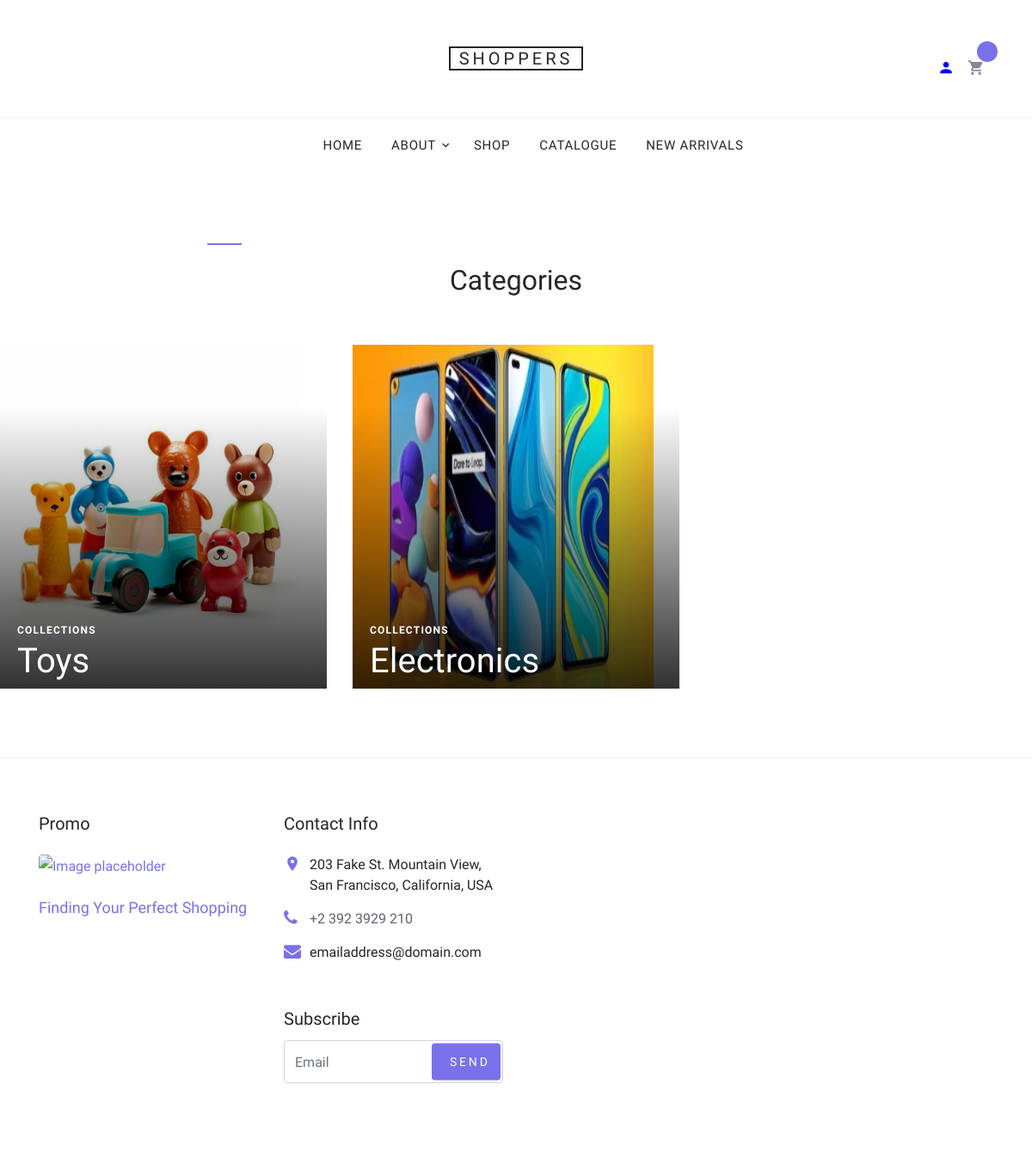
The page /category on the database its author committed.
### app/models.py (models this page shows, shortened)
class Category(models.Model):
    category=models.CharField(max_length=50)
    category_image=models.ImageField(upload_to='images/')

### app/views.py (the view)
# urls.py: path('category',views.category,name='category'),
def category(request):
    a = Category.objects.all()
    if 'email' in request.session:
        r = Register.objects.get(email=request.session['email'])
        c = Carts.objects.all().filter(user_id=r.id)
        return render(request,'category.html',{'session':request.session['email'],'category':a,'lencart':len(c)})
    else:
        return render(request,'category.html',{'session':None,'category':a})

### templates/category.html
{% extends 'index.html' %}
{% block content %}
    <div class="row">
      <div class="col-md-12">
        <div class="site-section site-blocks-2">
            <div class="row justify-content-center text-center mb-5">
              <div class="col-md-7 site-section-heading pt-4">
                <h2>Categories</h2>
              </div>
            </div>
            <div class="row">
                {% for i in category %}
              <div class="col-sm-6 col-md-6 col-lg-4 mb-5 mb-lg-0" data-aos="fade" data-aos-delay="200">
                <a class="block-2-item" href="{% url 'catfilter' id=i.id %}">
                  <figure class="image">
                    <img src="{{ i.category_image.url }}" alt="" class="img-fluid" style="width:350px;height:400px;">
                  </figure>
                  <div class="text">
                    <span class="text-uppercase">Collections</span>
                    <h3>{{ i.category }}</h3>
                  </div>
                </a>
              </div>
               {% endfor %}
            </div>
        </div>
      </div>
    </div>
{% endblock %}

### static/css/style.css (style rules this page uses)
body { line-height: 1.7; color: #8c92a0; font-weight: 300; font-size: 16px; }
a { -webkit-transition: .3s all ease; -o-transition: .3s all ease; transition: .3s all ease; }
.site-section { padding: 2.5em 0; }
@media (min-width: 768px) { .site-section { padding: 5em 0; } }
.site-section-heading { font-size: 30px; color: #25262a; position: relative; }
.site-section-heading:before { content: ""; left: 0%; top: 0; position: absolute; width: 40px; height: 2px; background: #7971ea; }
.site-blocks-2 .block-2-item { display: block; position: relative; }
.site-blocks-2 .block-2-item:before { z-index: 1; content: ''; position: absolute; top: 0; right: 0; bottom: 0; left: 0; background: -moz-linear-gradient(top, transparent 0%, transparent 18%, rgba(0, 0, 0, 0.8) 99%, rgba(0, 0, 0, 0.8) 100%); background: -webkit-linear-gradient(top, transparent 0%, transparent 18%, rgba(0, 0, 0, 0.8) 99%, rgba(0, 0, 0, 0.8) 100%); background: -webkit-gradient(linear, left top, left bottom, from(transparent), color-stop(18%, transparent), color-stop(99%, rgba(0, 0, 0, 0.8)), to(rgba(0, 0, 0, 0.8))); background: -o-linear-gradient(top, transparent 0%, transparent 18%, rgba(0, 0, 0, 0.8) 99%, rgba(0, 0, 0, 0.8) 100%); background: linear-gradient(to bottom, transparent 0%, transparent 18%, rgba(0, 0, 0, 0.8) 99%, rgba(0, 0, 0, 0.8) 100%); filter: progid:DXImageTransform.Microsoft.gradient( startColorstr='#00000000', endColorstr='#cc000000',GradientType=0 ); }
.site-blocks-2 .block-2-item .image { position: relative; margin-bottom: 0; overflow: hidden; }
.site-blocks-2 .block-2-item .image img { margin-bottom: 0; -webkit-transition: .3s all ease-in-out; -o-transition: .3s all ease-in-out; transition: .3s all ease-in-out; }
.site-blocks-2 .block-2-item .text { z-index: 2; bottom: 0; padding-left: 20px; position: absolute; width: 100%; }
.site-blocks-2 .block-2-item .text > span, .site-blocks-2 .block-2-item .text h3 { color: #fff; }
.site-blocks-2 .block-2-item .text > span { font-size: 12px; letter-spacing: .1em; font-weight: 900; }
.site-blocks-2 .block-2-item .text h3 { font-size: 40px; }

### rows shown on the page
Category: category_image (picture), category "Toys"
Category: category_image (picture), category "Electronics"
